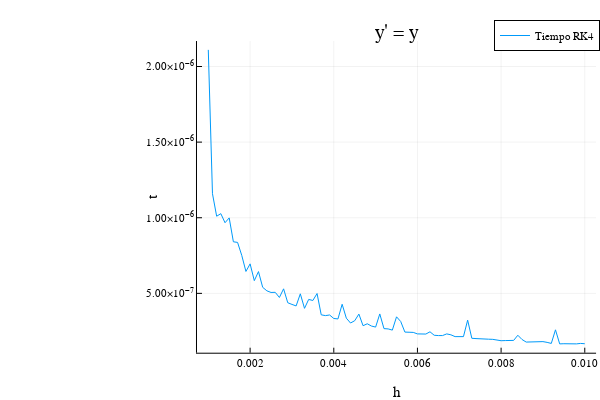

The notebook cell this image was saved under:
### Code cell
plot(h,tiempoRK41.(h),label = "Tiempo RK4",title = "y' = y", xlabel = "h",ylabel = "t")

### Figure 1 — Plotly figure (JSON) as saved in the notebook; plotly's stock layout.template omitted (floating-point values rounded to 4 significant figures)
{"data": [{"colorbar": {"title": ""}, "legendgroup": "Tiempo RK4", "line": {"color": "rgba(0, 154, 250, 1.000)", "dash": "solid", "shape": "linear", "width": 1}, "mode": "lines", "name": "Tiempo RK4", "showlegend": true, "type": "scatter", "x": [0.001, 0.0011, 0.0012, 0.0013, 0.0014, 0.0015, 0.0016, 0.0017, 0.0018, 0.0019, 0.002, 0.0021, 0.0022, 0.0023, 0.0024, 0.0025, 0.0026, 0.0027, 0.0028, 0.0029, 0.003, 0.0031, 0.0032, 0.0033, 0.0034, 0.0035, 0.0036, 0.0037, 0.0038, 0.0039, 0.004, 0.0041, 0.0042, 0.0043, 0.0044, 0.0045, 0.0046, 0.0047, 0.0048, 0.0049, 0.005, 0.0051, 0.0052, 0.0053, 0.0054, 0.0055, 0.0056, 0.0057, 0.0058, 0.0059, 0.006, 0.0061, 0.0062, 0.0063, 0.0064, 0.0065, 0.0066, 0.0067, 0.0068, 0.0069, 0.007, 0.0071, 0.0072, 0.0073, 0.0074, 0.0075, 0.0076, 0.0077, 0.0078, 0.0079, 0.008, 0.0081, 0.0082, 0.0083, 0.0084, 0.0085, 0.0086, 0.0087, 0.0088, 0.0089, 0.009, 0.0091, 0.0092, 0.0093, 0.0094, 0.0095, 0.0096, 0.0097, 0.0098, 0.0099, 0.01], "xaxis": "x", "y": [2.11e-06, 1.159e-06, 1.01e-06, 1.027e-06, 9.67e-07, 9.99e-07, 8.41e-07, 8.37e-07, 7.51e-07, 6.45e-07, 6.95e-07, 5.84e-07, 6.44e-07, 5.4e-07, 5.17e-07, 5.06e-07, 5.07e-07, 4.73e-07, 5.3e-07, 4.38e-07, 4.27e-07, 4.17e-07, 4.97e-07, 4.01e-07, 4.6e-07, 4.53e-07, 4.99e-07, 3.58e-07, 3.53e-07, 3.57e-07, 3.34e-07, 3.31e-07, 4.28e-07, 3.36e-07, 3.04e-07, 3.19e-07, 3.63e-07, 2.86e-07, 2.99e-07, 2.84e-07, 2.77e-07, 3.64e-07, 2.67e-07, 2.65e-07, 2.57e-07, 3.45e-07, 3.14e-07, 2.44e-07, 2.43e-07, 2.42e-07, 2.32e-07, 2.3e-07, 2.31e-07, 2.46e-07, 2.23e-07, 2.21e-07, 2.21e-07, 2.32e-07, 2.26e-07, 2.14e-07, 2.12e-07, 2.14e-07, 3.23e-07, 2.03e-07, 2.01e-07, 2.01e-07, 1.99e-07, 1.97e-07, 1.96e-07, 1.89e-07, 1.87e-07, 1.88e-07, 1.88e-07, 1.89e-07, 2.23e-07, 1.95e-07, 1.78e-07, 1.79e-07, 1.79e-07, 1.8e-07, 1.81e-07, 1.76e-07, 1.69e-07, 2.59e-07, 1.66e-07, 1.67e-07, 1.66e-07, 1.67e-07, 1.66e-07, 1.69e-07, 1.67e-07], "yaxis": "y", "zmax": null, "zmin": null}], "layout": {"annotations": [{"font": {"color": "rgba(0, 0, 0, 1.000)", "family": "sans-serif", "size": 20}, "rotation": 0, "showarrow": false, "text": "y' = y", "x": 0.6609, "xanchor": "center", "xref": "paper", "y": 1, "yanchor": "top", "yref": "paper"}], "height": 400, "legend": {"bgcolor": "rgba(255, 255, 255, 1.000)", "bordercolor": "rgba(0, 0, 0, 1.000)", "borderwidth": 1, "font": {"color": "rgba(0, 0, 0, 1.000)", "family": "sans-serif", "size": 11}, "title": {"font": {"color": "rgba(0, 0, 0, 1.000)", "family": "sans-serif", "size": 15}, "text": ""}, "tracegroupgap": 0, "traceorder": "normal", "x": 1, "xanchor": "auto", "y": 1, "yanchor": "auto"}, "margin": {"b": 20, "l": 0, "r": 0, "t": 20}, "paper_bgcolor": "rgba(255, 255, 255, 1.000)", "plot_bgcolor": "rgba(255, 255, 255, 1.000)", "showlegend": true, "width": 600, "xaxis": {"anchor": "y", "domain": [0.3283, 0.9934], "gridcolor": "rgba(0, 0, 0, 0.100)", "gridwidth": 0.5, "linecolor": "rgba(0, 0, 0, 1.000)", "mirror": false, "range": [0.00073, 0.01027], "showgrid": true, "showline": true, "showticklabels": true, "tickangle": 0, "tickcolor": "rgb(0, 0, 0)", "tickfont": {"color": "rgba(0, 0, 0, 1.000)", "family": "sans-serif", "size": 11}, "tickmode": "array", "ticks": "inside", "ticktext": ["0.002", "0.004", "0.006", "0.008", "0.010"], "tickvals": [0.002, 0.004, 0.006, 0.008, 0.01], "title": "h", "titlefont": {"color": "rgba(0, 0, 0, 1.000)", "family": "sans-serif", "size": 15}, "type": "-", "visible": true, "zeroline": false, "zerolinecolor": "rgba(0, 0, 0, 1.000)"}, "yaxis": {"anchor": "x", "domain": [0.07581, 0.9415], "gridcolor": "rgba(0, 0, 0, 0.100)", "gridwidth": 0.5, "linecolor": "rgba(0, 0, 0, 1.000)", "mirror": false, "range": [1.077e-07, 2.168e-06], "showgrid": true, "showline": true, "showticklabels": true, "tickangle": 0, "tickcolor": "rgb(0, 0, 0)", "tickfont": {"color": "rgba(0, 0, 0, 1.000)", "family": "sans-serif", "size": 11}, "tickmode": "array", "ticks": "inside", "ticktext": ["5.00×10<sup>−7</sup>", "1.00×10<sup>−6</sup>", "1.50×10<sup>−6</sup>", "2.00×10<sup>−6</sup>"], "tickvals": [5e-07, 1e-06, 1.5e-06, 2e-06], "title": "t", "titlefont": {"color": "rgba(0, 0, 0, 1.000)", "family": "sans-serif", "size": 15}, "type": "-", "visible": true, "zeroline": false, "zerolinecolor": "rgba(0, 0, 0, 1.000)"}}}
